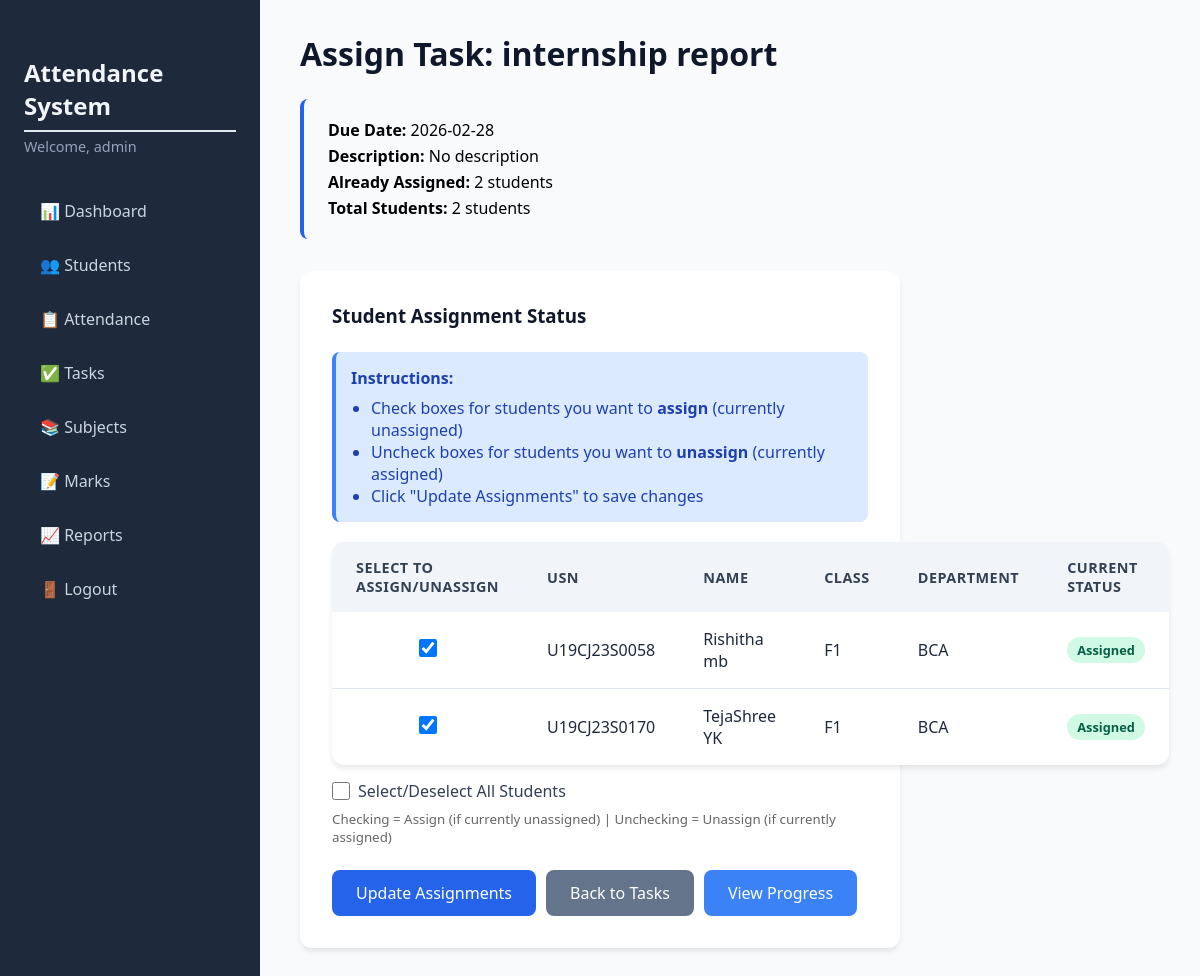
Page /tasks/assign/1 (signed in) on the committed database.
### tables this page shows
CREATE TABLE tasks (
                id INTEGER PRIMARY KEY AUTOINCREMENT,
                title TEXT NOT NULL,
                description TEXT,
                due_date TEXT NOT NULL
            );

CREATE TABLE students (
                id INTEGER PRIMARY KEY AUTOINCREMENT,
                usn TEXT UNIQUE NOT NULL,
                name TEXT NOT NULL,
                email TEXT UNIQUE NOT NULL,
                phone TEXT,
                class TEXT NOT NULL,
                department TEXT NOT NULL,
                parent_name TEXT,
                parent_phone TEXT,
                parent_email TEXT
            );

### app.py (the view)
@app.route('/tasks/assign/<int:task_id>', methods=['GET'])
@login_required
def assign_task_page(task_id):
    db = get_db()
    task = db.execute("SELECT * FROM tasks WHERE id = ?", (task_id,)).fetchone()
    if not task:
        flash('Task not found.', 'danger')
        return redirect(url_for('tasks'))
    all_students = db.execute("SELECT * FROM students ORDER BY class, department, name").fetchall()
    assigned = db.execute(
        "SELECT student_id FROM student_tasks WHERE task_id = ?", (task_id,)
    ).fetchall()
    assigned_ids = [a['student_id'] for a in assigned]
    students_with_status = []
    for student in all_students:
        student_dict = dict(student)
        student_dict['assigned'] = student['id'] in assigned_ids
        students_with_status.append(student_dict)
    return render_template('assign_task.html',
                         task=task,
                         all_students=students_with_status,
                         assigned_count=len(assigned_ids),
                         total_students=len(all_students))

### app.py (called while the page is built)
def get_db():
    db = getattr(g, '_database', None)
    if db is None:
        db = g._database = sqlite3.connect(DATABASE)
        db.row_factory = sqlite3.Row
    return db

@app.teardown_appcontext
def close_connection(exception):
    db = getattr(g, '_database', None)
    if db is not None:
        db.close()

def login_required(f):
    @wraps(f)
    def decorated_function(*args, **kwargs):
        if 'admin_id' not in session:
            flash('Please log in to access this page.', 'warning')
            return redirect(url_for('login'))
        return f(*args, **kwargs)
    return decorated_function

### templates/assign_task.html (shortened to what this page needs)
{% extends "base.html" %}
{% block content %}
<h1>Assign Task: {{ task.title }}</h1>
<div class="task-meta">
    <p><strong>Due Date:</strong> {{ task.due_date }}</p>
    <p><strong>Description:</strong> {{ task.description or 'No description' }}</p>
    <p><strong>Already Assigned:</strong> {{ assigned_count }} students</p>
    <p><strong>Total Students:</strong> {{ total_students }} students</p>
</div>
<div class="form-card">
    <h3>Student Assignment Status</h3>
    {% if all_students %}
    <div class="alert alert-info" style="margin-bottom: 20px;">
        <strong>Instructions:</strong>
        <ul style="margin-top: 8px; margin-left: 20px;">
            <li>Check boxes for students you want to <strong>assign</strong> (currently unassigned)</li>
            <li>Uncheck boxes for students you want to <strong>unassign</strong> (currently assigned)</li>
            <li>Click "Update Assignments" to save changes</li>
        </ul>
    </div>
    <form method="POST" action="{{ url_for('update_task_assignments', task_id=task.id) }}" id="assignForm">
        <div class="table-responsive">
            <table class="table">
                <thead>
                    <tr>
                        <th>Select to Assign/Unassign</th>
                        <th>USN</th>
                        <th>Name</th>
                        <th>Class</th>
                        <th>Department</th>
                        <th>Current Status</th>
                    </tr>
                </thead>
                <tbody>
                    {% for student in all_students %}
                    <tr>
                        <td style="text-align: center; vertical-align: middle;">
                            <input type="checkbox" name="student_ids" value="{{ student.id }}" class="student-checkbox"
                                {% if student.assigned %}checked{% endif %}>
                        </td>
                        <td>{{ student.usn }}</td>
                        <td>{{ student.name }}</td>
                        <td>{{ student.class }}</td>
                        <td>{{ student.department }}</td>
                        <td>
                            {% if student.assigned %}
                            <span class="badge badge-present">Assigned</span>
                            {% else %}
                            <span class="badge badge-absent">Not Assigned</span>
                            {% endif %}
                        </td>
                    </tr>
                    {% endfor %}
                </tbody>
            </table>
        </div>
        <div class="form-group" style="margin: 15px 0;">
            <label style="display: flex; align-items: center;">
                <input type="checkbox" id="select-all" style="width: 18px; height: 18px; margin-right: 8px;">
                Select/Deselect All Students
            </label>
            <small style="display: block; color: #666; margin-top: 5px;">
                Checking = Assign (if currently unassigned) | Unchecking = Unassign (if currently assigned)
            </small>
        </div>
        <div class="form-actions" style="display: flex; gap: 10px; align-items: center;">
            <button type="submit" class="btn btn-primary" id="submitBtn">Update Assignments</button>
            <a href="{{ url_for('tasks') }}" class="btn btn-secondary">Back to Tasks</a>
            <a href="{{ url_for('task_detail', task_id=task.id) }}" class="btn btn-info">View Progress</a>
        </div>
    </form>
    {% else %}
    <div class="alert alert-info">
        <p>No students found in the system.</p>
    </div>
    {% endif %}
</div>
{% endblock %}

### static/css/style.css (style rules this page uses)
* { margin: 0; padding: 0; box-sizing: border-box; font-family: 'Segoe UI', Tahoma, Geneva, Verdana, sans-serif; }
body { background: #f4f7fc; }
h1 { font-size: 2rem; margin-bottom: 1.5rem; color: #0f172a; font-weight: 600; }
.alert { padding: 1rem 1.25rem; border-radius: 8px; margin-bottom: 0.5rem; font-weight: 500; border-left: 4px solid transparent; }
.alert-info { background: #dbeafe; color: #1e40af; border-left-color: #3b82f6; }
.table { width: 100%; background: white; border-radius: 12px; overflow: hidden; box-shadow: 0 4px 6px -1px rgba(0,0,0,0.1); border-collapse: collapse; }
.table thead { background: #f1f5f9; }
.table th { text-align: left; padding: 1rem 1.5rem; font-weight: 600; color: #334155; font-size: 0.9rem; text-transform: uppercase; letter-spacing: 0.5px; }
.table td { padding: 1rem 1.5rem; border-bottom: 1px solid #e2e8f0; color: #1e293b; }
.table tbody tr:last-child td { border-bottom: none; }
.badge { display: inline-block; padding: 0.35rem 0.9rem; border-radius: 20px; font-size: 0.8rem; font-weight: 600; text-align: center; }
.badge-present { background: #d1fae5; color: #065f46; }
.form-card { background: white; padding: 2rem; border-radius: 12px; box-shadow: 0 4px 6px -1px rgba(0,0,0,0.1); margin-bottom: 2rem; max-width: 600px; }
.form-card h3 { margin-bottom: 1.5rem; color: #0f172a; }
.form-group { margin-bottom: 1.25rem; }
.form-group label { display: block; margin-bottom: 0.5rem; font-weight: 500; color: #334155; }
.form-group input, .form-group select, .form-group textarea { width: 100%; padding: 0.75rem 1rem; border: 1px solid #cbd5e1; border-radius: 8px; font-size: 1rem; transition: border 0.2s, box-shadow 0.2s; }
.btn { display: inline-block; padding: 0.75rem 1.5rem; border: none; border-radius: 8px; font-size: 1rem; font-weight: 500; cursor: pointer; transition: background 0.2s, transform 0.1s; text-decoration: none; }
.btn-primary { background: #2563eb; color: white; }
.btn-secondary { background: #64748b; color: white; }
.form-actions { display: flex; gap: 1rem; margin-top: 1.5rem; align-items: center; }
.task-meta { background: #f8fafc; padding: 1rem 1.5rem; border-radius: 8px; margin-bottom: 2rem; border-left: 4px solid #2563eb; }
.task-meta p { margin: 0.25rem 0; }
.table td, .table th { text-align: left; vertical-align: middle; }
.badge-present { background: #d1fae5; color: #065f46; padding: 4px 10px; border-radius: 20px; font-size: 0.8rem; font-weight: 600; display: inline-block; }
.table td { vertical-align: middle; }
.student-checkbox { width: 18px; height: 18px; cursor: pointer; }
#select-all { width: 18px; height: 18px; margin-right: 8px; cursor: pointer; }

### templates/assign_task.html (style rules this page uses)
.badge-present { background: #d1fae5; color: #065f46; padding: 4px 10px; border-radius: 20px; font-size: 0.8rem; font-weight: 600; display: inline-block; }
.btn-info { background: #3b82f6; color: white; }
.table td { vertical-align: middle; }
.student-checkbox { width: 18px; height: 18px; cursor: pointer; }
.alert-info { background: #dbeafe; color: #1e40af; border-left: 4px solid #3b82f6; padding: 15px; border-radius: 8px; }
.alert-info ul { margin-top: 5px; }

### rows in the picture
tasks: title "internship report", due_date "2026-02-28", description "No description"
students: usn "U19CJ23S0058", name "Rishitha mb", class "F1", department "BCA"
students: usn "U19CJ23S0170", name "TejaShree YK", class "F1", department "BCA"

### other values in the picture
{{ session.admin_username }} "admin"
{{ assigned_count }} "2"
{{ total_students }} "2"
